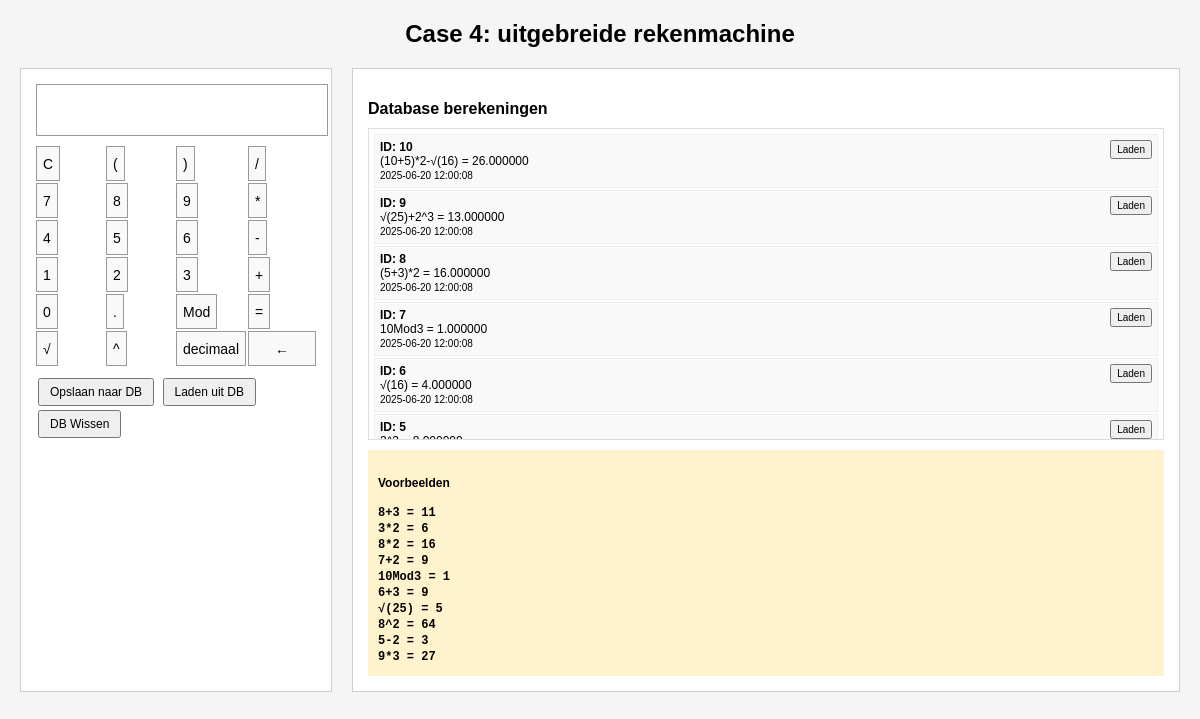
The app's page /rekenmachine.php with its own data.
### tables this page shows
CREATE TABLE `calculations` (
  `id` int(11) NOT NULL,
  `expression` varchar(255) NOT NULL COMMENT 'De wiskundige expressie (bijv: 2+3)',
  `result` decimal(15,6) NOT NULL COMMENT 'Het resultaat van de berekening',
  `created_at` timestamp NOT NULL DEFAULT current_timestamp() COMMENT 'Wanneer de berekening is gemaakt',
  `updated_at` timestamp NOT NULL DEFAULT current_timestamp() ON UPDATE current_timestamp() COMMENT 'Laatst bijgewerkt'
);

### rekenmachine.php (the view, shortened to what this page needs)
<?php
$host = 'localhost';
$username = 'root';
$password = '';
$dbname = 'calculator';
try {
    $pdo = new PDO("mysql:host=$host", $username, $password);
    $pdo->setAttribute(PDO::ATTR_ERRMODE, PDO::ERRMODE_EXCEPTION);
    $pdo->exec("CREATE DATABASE IF NOT EXISTS $dbname");
    $pdo->exec("USE $dbname");
    $pdo->exec("CREATE TABLE IF NOT EXISTS calculations (
        id INT AUTO_INCREMENT PRIMARY KEY,
        expression VARCHAR(255) NOT NULL,
        result VARCHAR(255) NOT NULL,
        created_at TIMESTAMP DEFAULT CURRENT_TIMESTAMP
    )");
} catch(PDOException $e) {
    die("Database error: " . $e->getMessage());
}
$display = isset($_SESSION['display']) ? $_SESSION['display'] : '';
$stmt = $pdo->query("SELECT * FROM calculations ORDER BY id DESC LIMIT 20");
$calculations = $stmt->fetchAll();
?>
<!DOCTYPE html>
<html lang="nl">
<head>
</head>
<body>
    <h1>Case 4: uitgebreide rekenmachine</h1>
    <div class="container">
        <div class="calculator">
            <input type="text" class="display" value="<?= htmlspecialchars($display) ?>" readonly>
            <div class="buttons">
                <form method="POST" style="display: inline;">
                    <button type="submit" name="clear" class="btn">C</button>
                </form>
                <form method="POST" style="display: inline;">
                    <button type="submit" name="btn_value" value="(" class="btn">(</button>
                </form>
                <form method="POST" style="display: inline;">
                    <button type="submit" name="btn_value" value=")" class="btn">)</button>
                </form>
                <form method="POST" style="display: inline;">
                    <button type="submit" name="btn_value" value="/" class="btn">/</button>
                </form>
                <form method="POST" style="display: inline;">
                    <button type="submit" name="btn_value" value="7" class="btn">7</button>
                </form>
                <form method="POST" style="display: inline;">
                    <button type="submit" name="btn_value" value="8" class="btn">8</button>
                </form>
                <form method="POST" style="display: inline;">
                    <button type="submit" name="btn_value" value="9" class="btn">9</button>
                </form>
                <form method="POST" style="display: inline;">
                    <button type="submit" name="btn_value" value="*" class="btn">*</button>
                </form>
                <form method="POST" style="display: inline;">
                    <button type="submit" name="btn_value" value="4" class="btn">4</button>
                </form>
                <form method="POST" style="display: inline;">
                    <button type="submit" name="btn_value" value="5" class="btn">5</button>
                </form>
                <form method="POST" style="display: inline;">
                    <button type="submit" name="btn_value" value="6" class="btn">6</button>
                </form>
                <form method="POST" style="display: inline;">
                    <button type="submit" name="btn_value" value="-" class="btn">-</button>
                </form>
                <form method="POST" style="display: inline;">
                    <button type="submit" name="btn_value" value="1" class="btn">1</button>
                </form>
                <form method="POST" style="display: inline;">
                    <button type="submit" name="btn_value" value="2" class="btn">2</button>
                </form>
                <form method="POST" style="display: inline;">
                    <button type="submit" name="btn_value" value="3" class="btn">3</button>
                </form>
                <form method="POST" style="display: inline;">
                    <button type="submit" name="btn_value" value="+" class="btn">+</button>
                </form>
                <form method="POST" style="display: inline;">
                    <button type="submit" name="btn_value" value="0" class="btn">0</button>
                </form>
                <form method="POST" style="display: inline;">
                    <button type="submit" name="btn_value" value="." class="btn">.</button>
                </form>
                <form method="POST" style="display: inline;">
                    <button type="submit" name="btn_value" value="Mod" class="btn">Mod</button>
                </form>
                <form method="POST" style="display: inline;">
                    <button type="submit" name="calculate" class="btn">=</button>
                </form>
                <form method="POST" style="display: inline;">
                    <button type="submit" name="btn_value" value="√(" class="btn">√</button>
                </form>
                <form method="POST" style="display: inline;">
                    <button type="submit" name="btn_value" value="^" class="btn">^</button>
                </form>
                <button type="button" class="btn">decimaal</button>
                <button type="button" class="btn">←</button>
            </div>
            <div class="controls">
                <form method="POST" style="display: inline;">
                    <button type="submit" name="save_db">Opslaan naar DB</button>
                    <button type="submit" name="load_db">Laden uit DB</button>
                    <button type="submit" name="clear_db" onclick="return confirm('Weet je het zeker?')">DB Wissen</button>
                </form>
            </div>
        </div>
        <div class="history">
            <h3>Database berekeningen</h3>
            <div class="history-list">
                <?php if(empty($calculations)): ?>
                    <p>Geen berekeningen</p>
                <?php else: ?>
                    <?php foreach($calculations as $calc): ?>
                        <div class="history-item">
                            <div>
                                <strong>ID: <?= $calc['id'] ?></strong><br>
                                <?= htmlspecialchars($calc['expression']) ?> = <?= $calc['result'] ?><br>
                                <small><?= $calc['created_at'] ?></small>
                            </div>
                            <form method="POST" style="display: inline;">
                                <button type="submit" name="load_calc">Laden</button>
                            </form>
                        </div>
                    <?php endforeach; ?>
                <?php endif; ?>
            </div>
            <div class="examples">
                <h4>Voorbeelden</h4>
                <p><strong>8+3 = 11</strong></p>
                <p><strong>3*2 = 6</strong></p>
                <p><strong>8*2 = 16</strong></p>
                <p><strong>7+2 = 9</strong></p>
                <p><strong>10Mod3 = 1</strong></p>
                <p><strong>6+3 = 9</strong></p>
                <p><strong>√(25) = 5</strong></p>
                <p><strong>8^2 = 64</strong></p>
                <p><strong>5-2 = 3</strong></p>
                <p><strong>9*3 = 27</strong></p>
            </div>
        </div>
    </div>
</body>
</html>

### rekenmachine.php (style rules this page uses)
body { font-family: Arial, sans-serif; margin: 20px; background-color: #f5f5f5; }
h1 { text-align: center; margin-bottom: 20px; font-size: 24px; }
.container { display: flex; gap: 20px; max-width: 1200px; margin: 0 auto; }
.calculator { background: white; padding: 15px; border: 1px solid #ccc; width: 280px; }
.display { width: 100%; height: 40px; font-size: 16px; text-align: right; padding: 5px; border: 1px solid #999; margin-bottom: 10px; font-family: monospace; }
.buttons { display: grid; grid-template-columns: repeat(4, 1fr); gap: 2px; margin-bottom: 10px; }
.btn { height: 35px; border: 1px solid #999; background: #f9f9f9; cursor: pointer; font-size: 14px; }
.controls { margin-bottom: 10px; }
.controls button { margin: 2px; padding: 5px 10px; font-size: 12px; cursor: pointer; }
.history { flex: 1; background: white; padding: 15px; border: 1px solid #ccc; }
.history h3 { margin-bottom: 10px; font-size: 16px; }
.history-list { max-height: 300px; overflow-y: auto; border: 1px solid #ddd; padding: 5px; }
.history-item { padding: 5px; margin-bottom: 2px; background: #f9f9f9; border: 1px solid #eee; font-size: 12px; display: flex; justify-content: space-between; }
.history-item button { padding: 2px 5px; font-size: 10px; cursor: pointer; }
.examples { margin-top: 10px; padding: 10px; background: #fff3cd; font-size: 12px; }
.examples p { margin: 2px 0; font-family: monospace; }

### records on screen
calculations: id "10", expression "(10+5)*2-√(16)", result "26.000000", created_at "2025-06-20 12:00:08"
calculations: id "9", expression "√(25)+2^3", result "13.000000", created_at "2025-06-20 12:00:08"
calculations: id "8", expression "(5+3)*2", result "16.000000", created_at "2025-06-20 12:00:08"
calculations: id "7", expression "10Mod3", result "1.000000", created_at "2025-06-20 12:00:08"
calculations: id "6", expression "√(16)", result "4.000000", created_at "2025-06-20 12:00:08"
calculations: id "5"
